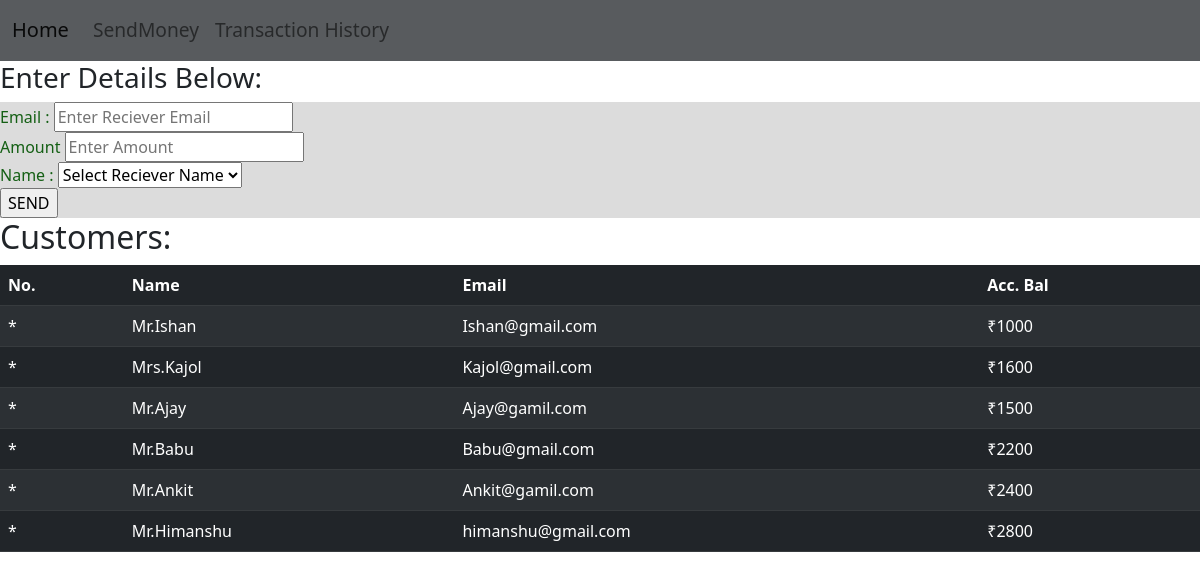
Page /customers on the committed database.
### intiate/models.py (models this page shows)
class customerdetail(models.Model):
    name = models.CharField(max_length=30)
    email = models.EmailField(max_length=30)
    avail_bal = models.IntegerField()

### intiate/views.py (the view, shortened to what this page needs)
# urls.py: path('customers',views.customers),
def customers(request):
    customers = customerdetail.objects.all()
    return render(request,'customers.html',{'customers':customers})

### templates/customers.html (shortened to what this page needs)
{%extends "layout.html"%}
{%block body%}
<body>
	<aside>
	<div class="center">
		<h3 class="t2">Enter Details Below:</h3>
		<form method="post" style="color: rgb(20, 95, 20); background-color: gainsboro;" >{% csrf_token %}
		<div class="text-field">
			<label>Email :</label>
			<input type="Email" name="semail" placeholder="Enter Reciever Email">
		</div>
		<div class="text-field">
			<label>Amount</label>
			<input type="text" name="amt" placeholder="Enter Amount">
		</div>
		<div>
			<label>Name :</label>
			<select id="email" name="email">
				<option value="hshukla@gmail.com">Select Reciever Name</option>
			</select>
			<br>
		</div>
		<div>
			<input type="submit" name="submit" value="SEND">
		</div>
		</form>
	</div>
	<h2>Customers:</h2>
	</aside>
	<table class="table table-striped table-dark">
        <thead>
          <tr>
			<th>No.</th>
			<th>Name</th>
			<th>Email</th>
			<th>Acc. Bal</th>
		  </tr>
		</thead>
		<tbody>
			{% for i in customers %}
			    <tr>
					<td>*</td>
					<td>{{i.name}}</td>
					<td>{{i.email}}</td>
					<td>₹{{i.avail_bal}}</td>
				</tr>
				{% endfor %}
{%endblock%}

### templates/layout.html (shortened to what this page needs)
<!DOCTYPE html>
<html lang="en">
<head>
    <link rel="stylesheet" href="https://cdn.jsdelivr.net/npm/bootstrap@5.2.0-beta1/dist/css/bootstrap.min.css">
</head>
<body>
    <nav class="navbar navbar-expand-lg text-bg-dark bg-opacity-75" style="font-size:larger;">
        <div class="container-fluid">
          <a class="navbar-brand" href="home">Home</a>
          <div class="collapse navbar-collapse" id="navbarNavAltMarkup">
            <div class="navbar-nav">
              <a class="nav-link" href="customers">SendMoney</a>
              <a class="nav-link" href="trans">Transaction History</a>
            </div>
          </div>
        </div>
      </nav>
    {%block body%}
    {%endblock%}
</body>

### rows in the picture
customerdetail: name "Mr.Ishan", email "Ishan@gmail.com", avail_bal "1000"
customerdetail: name "Mrs.Kajol", email "Kajol@gmail.com", avail_bal "1600"
customerdetail: name "Mr.Ajay", email "Ajay@gamil.com", avail_bal "1500"
customerdetail: name "Mr.Babu", email "Babu@gmail.com", avail_bal "2200"
customerdetail: name "Mr.Ankit", email "Ankit@gamil.com", avail_bal "2400"
customerdetail: name "Mr.Himanshu", email "himanshu@gmail.com", avail_bal "2800"
